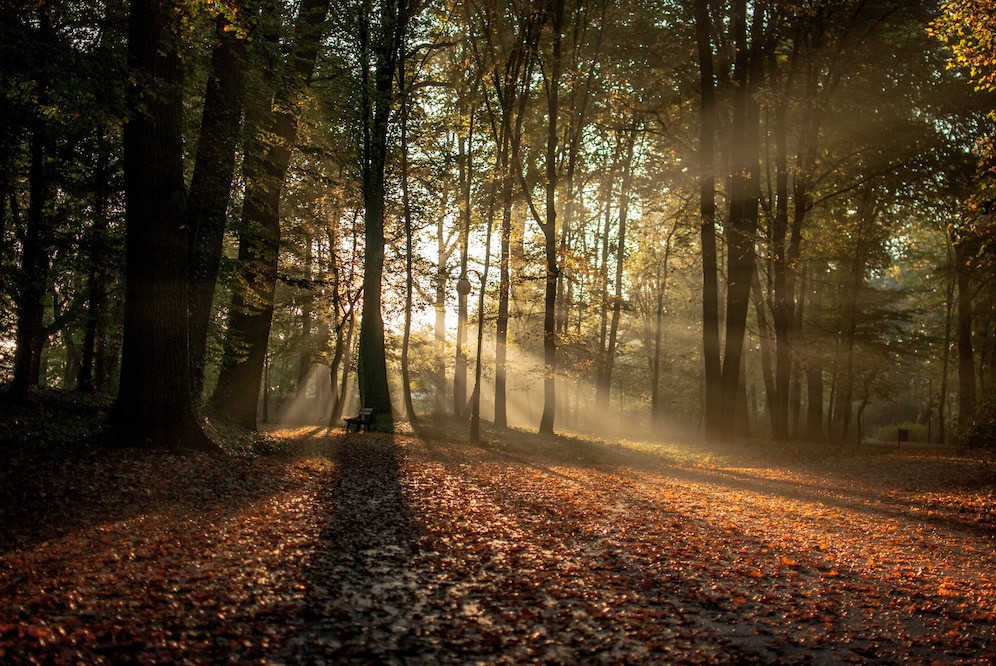
#> input picture Imagen_test/resta1.jpg, 996 x 666 px
$ jupyter execute Histograma.ipynb
#> lines starting #> are read from the running program, lines starting #| are printed output that depends on the picture
# Histograma

## Teoría
¿Qué es un histograma de imagen?
Es una representación gráfica de la distribución de intensidad de una imagen.
Cuantifica el número de píxeles para cada valor de intensidad considerado.

### ¿Qué es la ecualización de histogramas?
Es un método que mejora el contraste de una imagen, con el fin de estirar el rango de intensidad.
Para que quede más claro, en la imagen de arriba, puede ver que los píxeles parecen agrupados en la mitad del rango de intensidades disponible. Lo que hace Histogram Equalization es extender este rango. Fíjate en la siguiente figura: Los círculos verdes indican las intensidades despobladas . Después de aplicar la ecualización, obtenemos un histograma como el de la figura del centro. La imagen resultante se muestra en la imagen de la derecha.

### ¿Como funciona?
La ecualización implica mapear una distribución (el histograma dado) a otra distribución (una distribución más amplia y uniforme de valores de intensidad) para que los valores de intensidad se distribuyan en todo el rango.
Para lograr el efecto de ecualización, la reasignación debe ser la función de distribución acumulativa (cdf). Para el histograma $H(i)$ , su distribución acumulada $H^{'}(i)$ es:

<center> $ H′( i ) = \sum_{0 ≤ j < i} H( j )$ <center>

Para usar esto como una función de reasignación, tenemos que normalizar $H^{'}(i)$ de modo que el valor máximo sea 255 (o el valor máximo para la intensidad de la imagen). Del ejemplo anterior, la función acumulativa es:

Finalmente, usamos un procedimiento simple de reasignación para obtener los valores de intensidad de la imagen ecualizada:

<center> $equalized(x,y) = H^{'}(src(x,y))$ <center>

# Programación

Para el calculo de histogramas OpenCV nos proporciona la función cv2.calcHist() para dicho propósito, esta se define de la siguiente manera:

`cv2.calcHist(images, channels, mask, histSize, ranges[, hist[, accumulate]]`

Debemos indicar los siguientes parámetros:

**images**: imagen de estrada, puede ser a escala de grises o colores.

**channels**: índice de canal para el cual deseamos calcular el histograma, en una imagen a escala de grises [0], si la imagen es a colores podemos indicar [0], [1], [2] para los canales B, G, R respectivamente.

**mask**: mascara que define la región sobre la que deseamos calcular el histograma, es opcional.

**histSize**: intensidad máxima, para nosotros [256].

**ranges**: nuestro rango de valores, usaremos [0, 256].

Dibujaremos la gráfica del histograma usando la librería matplotlib, esta nos es estrictamente necesaria, solo nos facilita el trabajado de programación, si no deseas usar una biblioteca externa puede dibujar la gráfica usando la funciones de dibujo nativas de OpenCV.

[cell 1]
import cv2 as cv
import matplotlib.pyplot as plt

#Leer la imagen
src = cv.imread('Imagen_test/resta1.jpg')
#> src is the input picture: shape (666, 996, 3); mean B, G, R 36.1, 58.4, 76.8
#Convertir a grises
src = cv.cvtColor(src, cv.COLOR_BGR2GRAY)
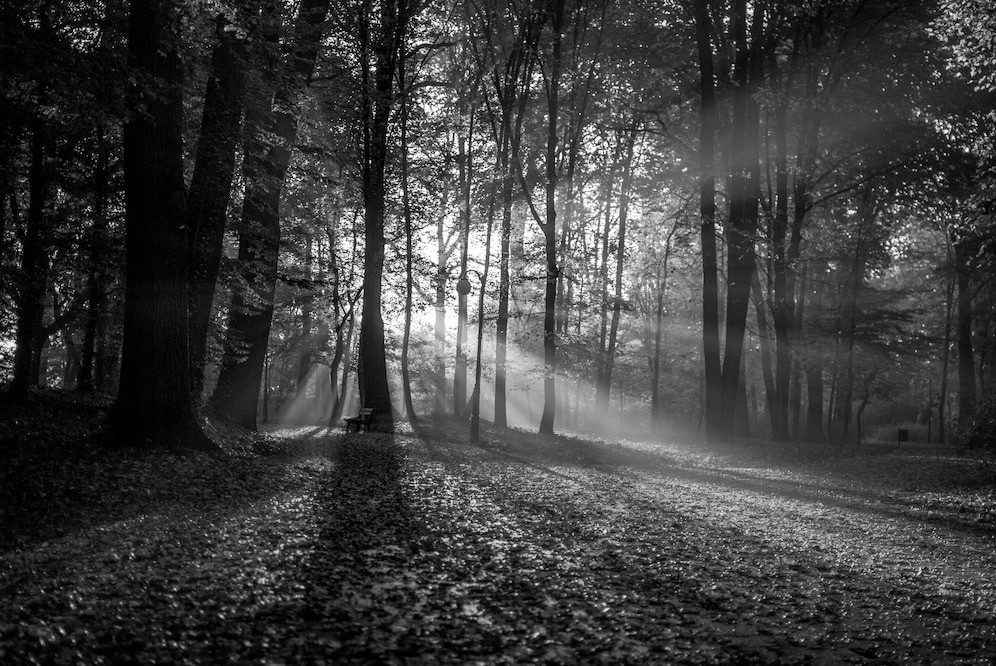
#> src: shape (666, 996); min 0, max 255, mean 61.4
plt.figure()
plt.imshow(src, cmap='gray')
plt.axis('off')

# Calculo del histograma
hist = cv.calcHist([src], [0], None, [256], [0, 256])
#> hist = 256 values, max 9301 at index 2, min 98 at index 255, mean 2591.2
plt.figure()
plt.plot(hist, color='gray' )
plt.xlabel('intensidad de iluminacion')
plt.ylabel('cantidad de pixeles')
plt.show()
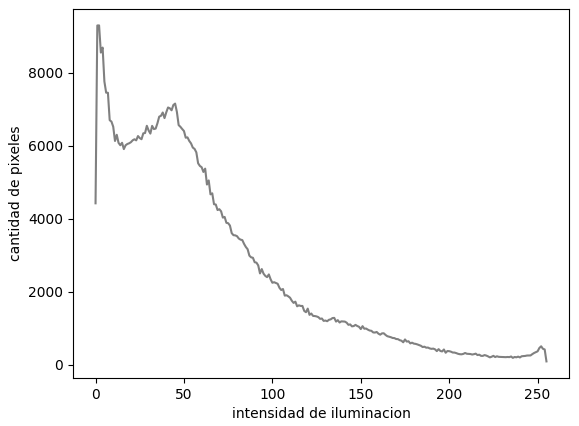
#> figure drawn by matplotlib, 1 panel; curve peaks at x = 2, y = 9301

[cell 2]
dst = cv.equalizeHist(src)
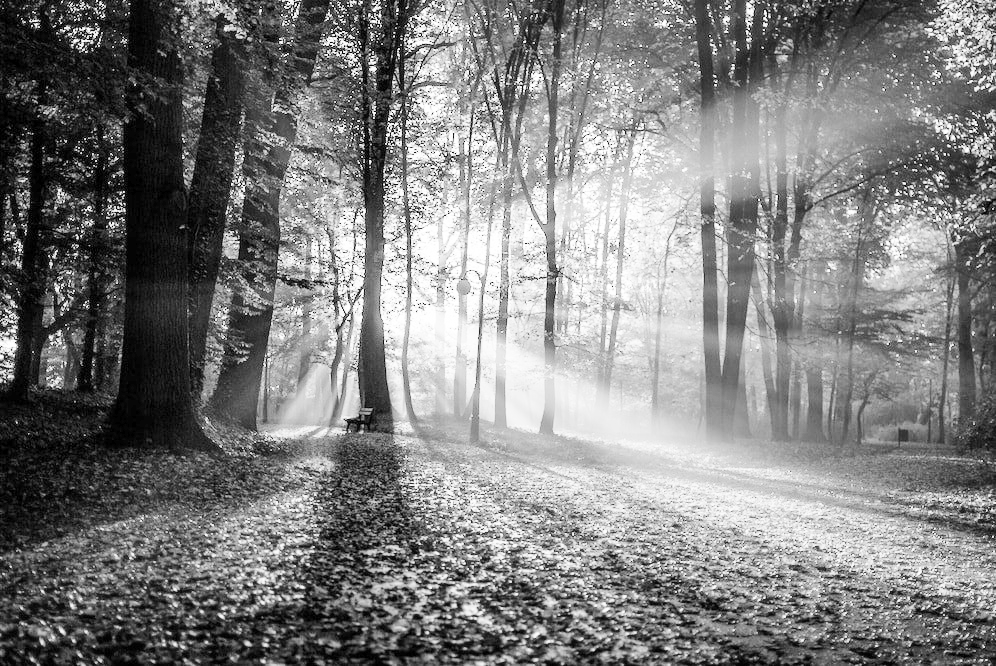
#> dst: shape (666, 996); min 0, max 255, mean 127.6
plt.figure()
plt.imshow(dst, cmap='gray')
plt.axis('off')

# Calculo del histograma
hist2 = cv.calcHist([dst], [0], None, [256], [0, 256])
#> hist2 = 256 values, max 9301 at index 7, min 0 at index 1, mean 2591.2
plt.figure()
plt.plot(hist2)
plt.xlabel('intensidad de iluminacion')
plt.ylabel('cantidad de pixeles')
plt.show()
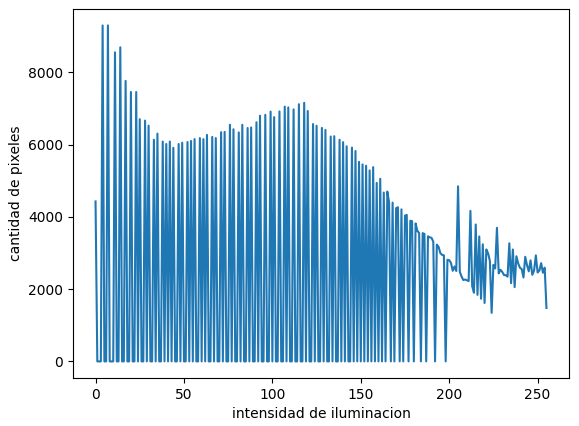
#> figure drawn by matplotlib, 1 panel; curve peaks at x = 7, y = 9301

## Calcular histograma de imagen a color
También es posible calcular el histograma de una imagen a color, lo que obtenemos es una gráfica que muestra la frecuencia con la que aparecen los distintos niveles de cada uno de los canales, azul, verde y rojo, el código es similar al anterior, solo debemos asegurarnos de recorrer y calcular cada uno de los histogramas para cada canal.

[cell 3]
img = cv.imread('Imagen_test/Manglar2.jpg')
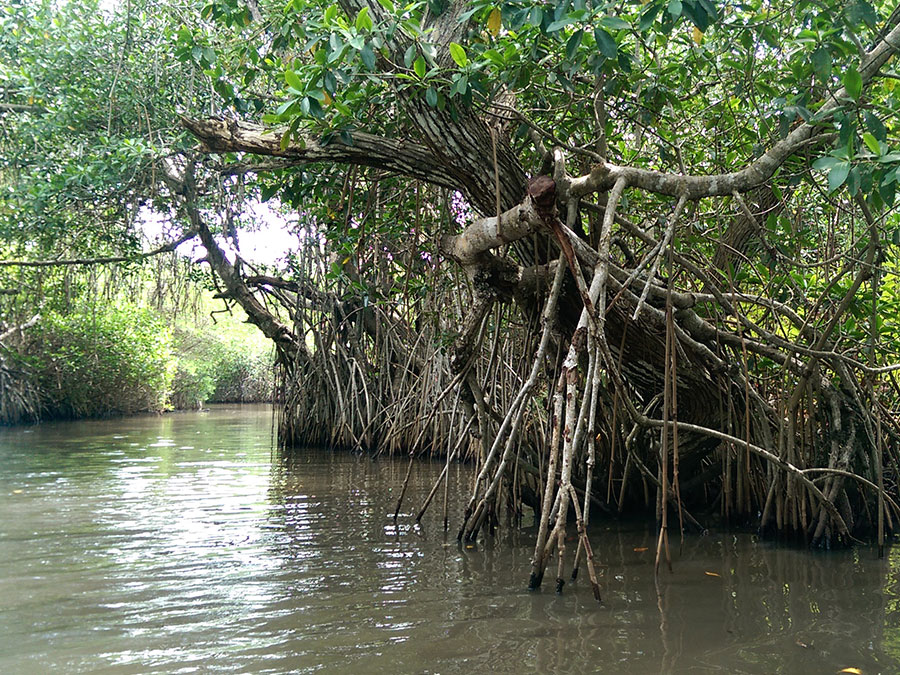
#> input picture Imagen_test/Manglar2.jpg, 900 x 675 px
#> img is the input picture: shape (675, 900, 3); mean B, G, R 85.5, 108.4, 98.7
plt.figure()
img_plot = cv.cvtColor(img,cv.COLOR_BGR2RGB)
plt.imshow(img_plot)
plt.axis('off')
color = ('b','g','r')
plt.figure()
for i, c in enumerate(color):
    hist = cv.calcHist([img], [i], None, [256], [0, 256])
    plt.plot(hist, color = c)
    plt.xlim([0,256])

plt.xlabel('intensidad de iluminacion')
plt.ylabel('cantidad de pixeles')
plt.show()
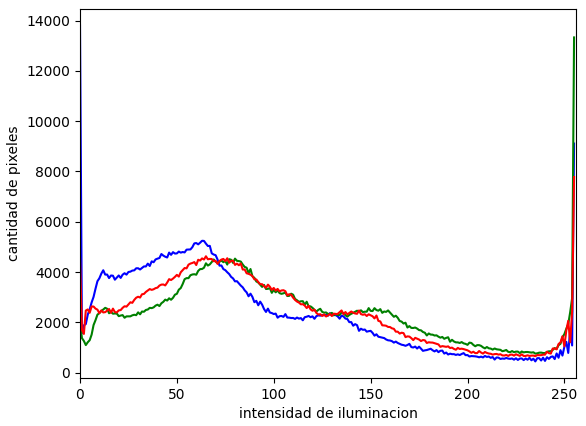
#> figure drawn by matplotlib, 1 panel; curve peaks at x = 0, y = 13810; curve peaks at x = 255, y = 13332; curve peaks at x = 255, y = 7778
